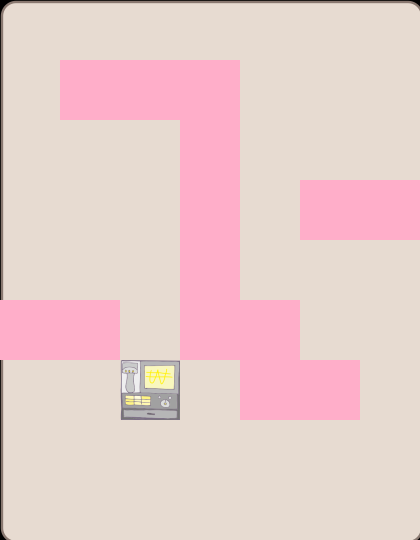

Below is a game level as drawn by its tile map, then a one-line description and the .tmx that defines it (tile-layer data replaced by summaries):
An orthogonal 7x9 tile map with 60x60 px tiles, 3 tile layers (background, wall, Items), 3 tilesets and 16 objects (counter, item1, item3, item4, item2, ...).

<map version="1.0" orientation="orthogonal" width="7" height="9" tilewidth="60" tileheight="60">
 <tileset firstgid="1" name="background1" tilewidth="60" tileheight="60">
  <image source="background1.png" width="424" height="544" />
 </tileset>
 <tileset firstgid="64" source="metaset1.tsx" />
 <tileset firstgid="65" name="wall" tilewidth="60" tileheight="60">
  <image source="wall.png" width="120" height="120" />
 </tileset>
 <layer name="background" width="7" height="9">
  <data>[63 cells, 63 non-empty, 63 distinct tile ids]</data>
 </layer>
 <layer name="wall" width="7" height="9">
  <data>[63 cells, 15 non-empty, 4 distinct tile ids]</data>
 </layer>
 <layer name="Items" width="7" height="9">
  <data>[63 cells, 14 non-empty, 1 distinct tile ids]</data>
 </layer>
 <objectgroup name="endPoint" width="7" height="9">
  <object name="counter" x="126" y="364" width="47" height="47" />
 </objectgroup>
 <objectgroup name="items" width="7" height="9">
  <object name="item1" x="6" y="182" width="49" height="46" />
  <object name="item3" x="65" y="427" width="49" height="47" />
  <object name="item4" x="308" y="484" width="48" height="49" />
  <object name="item2" x="306" y="63" width="49" height="46" />
 </objectgroup>
 <objectgroup name="foods" width="7" height="9">
  <object name="food1" x="123" y="7" width="49" height="50" />
  <object name="food2" x="7" y="66" width="47" height="43" />
  <object name="food3" x="308" y="124" width="49" height="50" />
  <object name="food4" x="126" y="182" width="48" height="48" />
  <object name="food5" x="244" y="247" width="50" height="48" />
  <object name="food6" x="368" y="242" width="49" height="46" />
  <object name="food7" x="66" y="365" width="46" height="45" />
  <object name="food8" x="187" y="430" width="46" height="45" />
  <object name="food9" x="243" y="430" width="46" height="45" />
 </objectgroup>
 <objectgroup name="object" width="7" height="9">
  <object name="character" x="6" y="364" width="49" height="46" />
 </objectgroup>
 <objectgroup name="obstacle" width="7" height="9">
  <object name="obstaclePoint" x="243" y="124" width="52" height="51" />
 </objectgroup>
</map>
